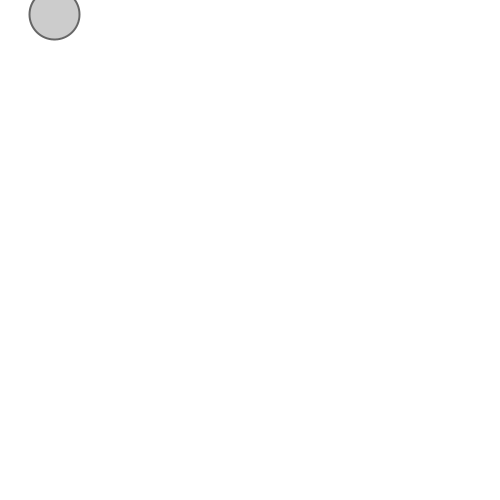
Frame 1 (no input)
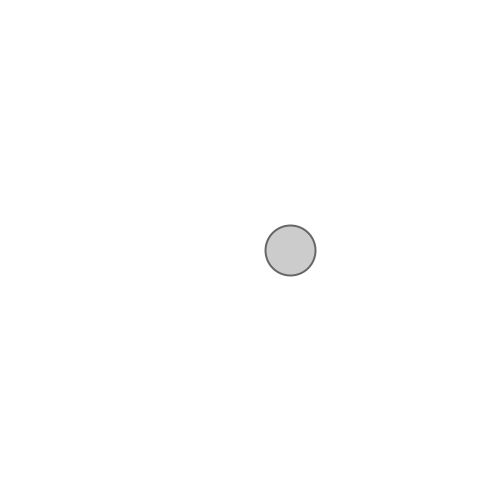
Frame 60 (the mouse pressed at the canvas centre just before this capture)
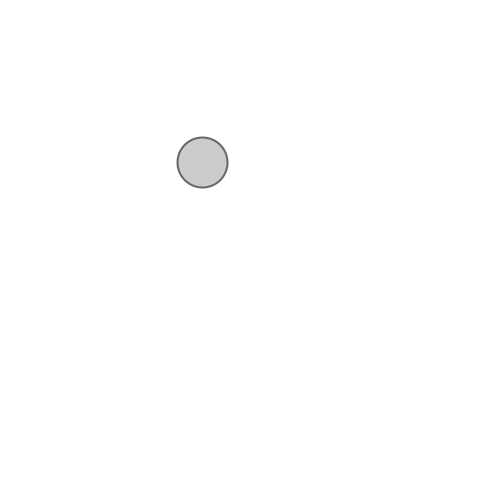
Frame 120 (the mouse held since frame 60 and released just before this capture)

The Processing sketch that drew these frames (run headless with seeded random() and noise(); from frame 60 on, the mouse is pressed at the canvas centre):

// Processing sketch: vector_addition
// ── vector_addition.pde
/**
* Vector addition
*/

PVector location;
PVector velocity;
void setup(){
  size(500,500);
  location = new PVector(50,10);
  velocity = new PVector(4,4);
}
void draw(){
  background(255);
  strokeWeight(2);
  stroke(#666666);
  fill(#cccccc);
  location.add(velocity);
  if(PVector.dist(location, PVector.mult(velocity, 4)) >= width-20){
    location = new PVector(50,10);
  }
  ellipse(location.x,location.y,50,50);
}
